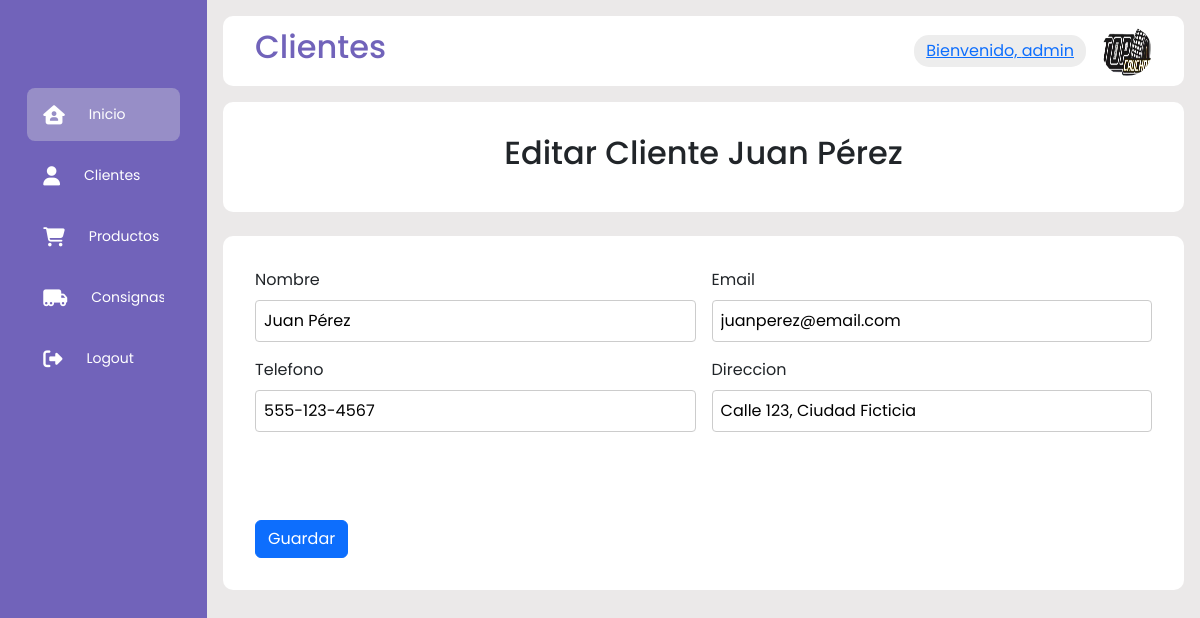
The app's page /clients/updateclient/2 (signed in) with its own data.
### clients/models.py (models this page shows, shortened)
class Client(models.Model):
    fullname = models.CharField(max_length=255, blank=False, null=False, verbose_name='Fullname')
    email = models.EmailField(blank=True, null=True, verbose_name='Email')
    phone = models.CharField(max_length=30, blank=True, null=True, verbose_name='Phone')
    address = models.CharField(max_length=255, blank=True, null=True, verbose_name='Address')
    class Meta:
        db_table = 'clients'
        verbose_name = 'Client'
        verbose_name_plural = 'Clients'
        ordering = ['-id']

### clients/views.py (the view, shortened to what this page needs)
# urls.py: path('updateclient/<int:pk>', UpdateClient.as_view(), name='UpdateClient'),
class UpdateClient(LoginRequiredMixin, UpdateView):
    model = Client
    template_name = 'update_client.html'
    form_class = ClientForm
    success_url = reverse_lazy('clients:Clients')

### clients/forms.py
class ClientForm(forms.ModelForm):
    class Meta:
        model = Client
        fields = '__all__'

### clients/templates/update_client.html (shortened to what this page needs)
{% extends 'base.html' %}
{% block headertitle %}Clientes{% endblock %}
{% block content %}
<div class="card--container">
    <div class="card--wrapper">
        <h2>Editar Cliente {{ client.fullname }}</h2>
    </div>
</div>
<br>
<div class="card--container">
    <div class="card--wrapper">
        <form method="post" class="row g-3">
            <div class="col-md-6">
                <label for="id_fullname" class="form-label">Nombre</label>
                <br>
                <td>{{ form.fullname }}</td>
            </div>
            <div class="col-md-6">
                <label for="id_email" class="form-label">Email</label>
                <br>
                <td>{{ form.email }}</td>
            </div>
            <div class="col-md-6">
                <label for="id_phone" class="form-label">Telefono</label>
                <br>
                <td>{{ form.phone }}</td>
            </div>
            <div class="col-md-6">
                <label for="id_address" class="form-label">Direccion</label>
                <br>
                <td>{{ form.address }}</td>
            </div>
            <br>
            <br>
            <br>
            <div class="col-12">
                <br>
                <br>
                <br>
                <button type="submit" class="btn btn-primary">Guardar</button>
            </div>
        </form>
    </div>
</div>
{% endblock %}

### templates/base.html (shortened to what this page needs)
{% load static %}
<!DOCTYPE html>
<html lang="en">
<head>
    <link rel="stylesheet" href={%static 'css/styles.css'%} />
    <link href="https://cdn.jsdelivr.net/npm/bootstrap@5.3.1/dist/css/bootstrap.min.css" rel="stylesheet">
    <link rel="stylesheet" href="https://cdnjs.cloudflare.com/ajax/libs/font-awesome/6.4.0/css/all.min.css" />
    <link rel="stylesheet" href="https://cdnjs.cloudflare.com/ajax/libs/highcharts/9.3.1/css/highcharts.css">
</head>
<body>
    <div class="sidebar">
        <div class="logo">
        </div>
        <ul class="menu">
            <li class="active">
                <a href="{% url 'website:index' %}">
                    <i class="fa-solid fa-house-user"></i>
                    <span>Inicio</span>
                </a>
            </li>
            <li>
                <a href="{% url 'clients:Clients' %}">
                    <i class="fa-solid fa-user"></i>
                    <span>Clientes</span>
                </a>
            </li>
            <li>
                <a href="{% url 'products:Products' %}">
                    <i class="fa-solid fa-cart-shopping"></i>
                    <span>Productos</span>
                </a>
            </li>
            <li>
                <a href="{% url 'clientsdata:ClientsData' %}">
                    <i class="fa-solid fa-truck-moving"></i>
                    <span>Consignas</span>
                </a>
            </li>
            <li>
                <a href="{% url 'website:logout' %}">
                    <i class="fa-solid fa-right-from-bracket"></i>
                    <span>Logout</span>
                </a>
            </li>
        </ul>
    </div>
    <div class="main--content">
        <div class="header--wrapper">
            <div class="header--title">
                <h2>{% block headertitle %}{% endblock %}</h2>
            </div>
            <div class="user--info">
                <div class="search--box">
                    <a class="d-block">Bienvenido, {{ user.username }}</a>
                </div>
                <img src="{% static 'img/LOGO_TOPCAUCHOS.png' %}" alt="">
            </div>
        </div>
        {% block content %}
        {% endblock %}
    </div>
</body>
</html>

### static/css/styles.css (style rules this page uses)
* { margin: 0; padding: 0; border: none; outline: none; box-sizing: border-box; font-family: "Poppins", sans-serif; }
body { display: flex; }
.sidebar { position: sticky; top: 0; left: 0; bottom: 0; width: 110px; height: 100vh; padding: 0 1.7rem; color: #fff; overflow: hidden; transition: all; background: rgba(113, 99, 186, 255); }
.logo { height: 80px; padding: 16px; }
.menu { height: 88%; position: relative; list-style: none; padding: 0; }
.menu li { padding: 1rem; margin: 8px 0; border-radius: 8px; transition: all 0.5s ease-in-out; }
.menu li:hover, .active { background: #e0e0e058; }
.menu a { color: #fff; font-size: 14px; text-decoration: none; display: flex; align-items: center; gap: 1.5rem; }
.menu a span { overflow: hidden; }
.menu a i { font-size: 1.2rem; }
.main--content { position: relative; background: #ebe9e9; width: 100%; padding: 1rem; }
.header--wrapper img { width: 50px; height: 50px; cursor: pointer; border-radius: 50%; }
.header--wrapper { display: flex; justify-content: space-between; align-items: center; flex-wrap: wrap; background: #fff; border-radius: 10px; padding: 10px 2rem; margin-bottom: 1rem; }
.header--title { color: rgba(113, 99, 186, 255); }
.user--info { display: flex; align-items: center; gap: 1rem; }
.search--box { background: rgb(237, 237, 237); border-radius: 15px; color: rgba(113, 99, 186, 255); display: flex; align-items: center; gap: 5px; padding: 4px 12px; }
.card--container { background: #fff; padding: 2rem; border-radius: 10px; display: flex; flex-direction: column; align-items: center; }
.card--wrapper { display: flex; flex-wrap: wrap; gap: 1rem; justify-content: center; }

### clients/templates/update_client.html (style rules this page uses)
form input { width: 100%; padding: 8px; border: 1px solid #ccc; border-radius: 4px; }

### records on screen
Client: fullname "Juan Pérez", email "juanperez@email.com", phone "555-123-4567", address "Calle 123, Ciudad Ficticia"

### other values on screen
{{ user.username }} "admin"
